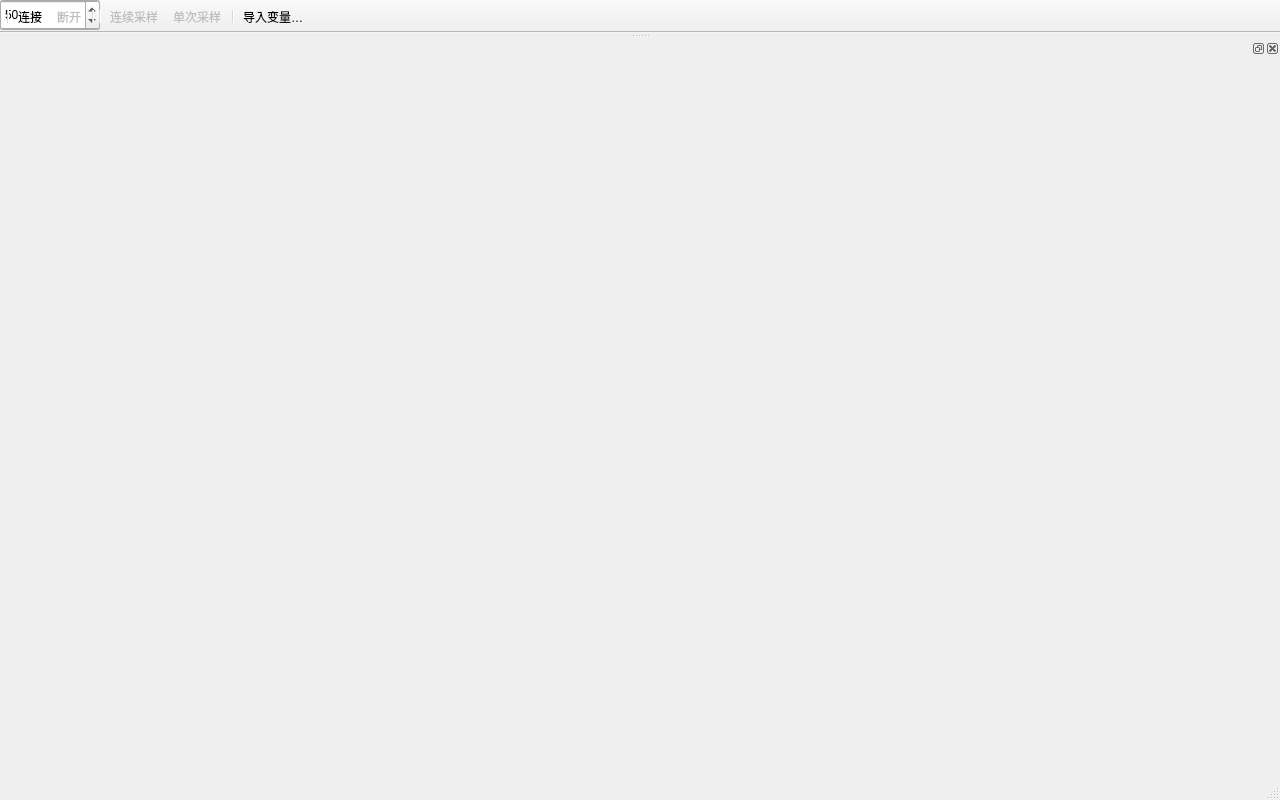
<?xml version="1.0" encoding="UTF-8"?>
<ui version="4.0">
 <class>MainWindow</class>
 <widget class="QMainWindow" name="MainWindow">
  <property name="geometry">
   <rect>
    <x>0</x>
    <y>0</y>
    <width>1280</width>
    <height>800</height>
   </rect>
  </property>
  <property name="windowTitle">
   <string>GS32Scope</string>
  </property>
  <widget class="QWidget" name="centralwidget">
   <property name="maximumSize">
    <size>
     <width>0</width>
     <height>0</height>
    </size>
   </property>
  </widget>
  <widget class="MonitorDock" name="monDock">
   <property name="minimumSize">
    <size>
     <width>300</width>
     <height>58</height>
    </size>
   </property>
   <attribute name="dockWidgetArea">
    <number>8</number>
   </attribute>
  </widget>
  <widget class="QToolBar" name="mainToolBar">
   <property name="movable">
    <bool>false</bool>
   </property>
   <attribute name="toolBarArea">
    <enum>TopToolBarArea</enum>
   </attribute>
   <attribute name="toolBarBreak">
    <bool>false</bool>
   </attribute>
   <widget class="QLabel" name="labelBackend">
    <property name="text">
     <string> 通讯接口: </string>
    </property>
   </widget>
   <widget class="ComboBox" name="backendBox">
    <property name="minimumSize">
     <size>
      <width>100</width>
      <height>30</height>
     </size>
    </property>
   </widget>
   <widget class="QLabel" name="labelTarget">
    <property name="text">
     <string>  目标: </string>
    </property>
   </widget>
   <widget class="ComboBox" name="deviceBox">
    <property name="minimumSize">
     <size>
      <width>100</width>
      <height>30</height>
     </size>
    </property>
    <item>
     <property name="text">
      <string>RV32</string>
     </property>
    </item>
   </widget>
   <addaction name="separator"/>
   <addaction name="actConn"/>
   <addaction name="actDisc"/>
   <addaction name="separator"/>
   <widget class="QLabel" name="labelTck">
    <property name="text">
     <string> 波特率: </string>
    </property>
   </widget>
   <widget class="ComboBox" name="tckBox">
    <property name="minimumSize">
     <size>
      <width>100</width>
      <height>30</height>
     </size>
    </property>
    <property name="currentIndex">
     <number>4</number>
    </property>
    <item>
     <property name="text">
      <string>9600</string>
     </property>
    </item>
    <item>
     <property name="text">
      <string>19200</string>
     </property>
    </item>
    <item>
     <property name="text">
      <string>38400</string>
     </property>
    </item>
    <item>
     <property name="text">
      <string>57600</string>
     </property>
    </item>
    <item>
     <property name="text">
      <string>115200</string>
     </property>
    </item>
    <item>
     <property name="text">
      <string>230400</string>
     </property>
    </item>
    <item>
     <property name="text">
      <string>460800</string>
     </property>
    </item>
    <item>
     <property name="text">
      <string>921600</string>
     </property>
    </item>
   </widget>
   <addaction name="separator"/>
   <widget class="QLabel" name="labelInterval">
    <property name="text">
     <string> 采样率(Hz): </string>
    </property>
   </widget>
   <widget class="SpinBox" name="intervalSpin">
    <property name="minimum">
     <number>1</number>
    </property>
    <property name="maximum">
     <number>10000</number>
    </property>
    <property name="singleStep">
     <number>10</number>
    </property>
    <property name="value">
     <number>50</number>
    </property>
   </widget>
   <addaction name="actStart"/>
   <addaction name="actSingle"/>
   <addaction name="separator"/>
   <addaction name="actVar"/>
  </widget>
  <widget class="QStatusBar" name="statusBar">
   <widget class="QLabel" name="statusConn">
    <property name="text">
     <string/>
    </property>
   </widget>
   <widget class="QLabel" name="statusRate">
    <property name="text">
     <string/>
    </property>
   </widget>
  </widget>
  <action name="actConn">
   <property name="text">
    <string>连接</string>
   </property>
  </action>
  <action name="actDisc">
   <property name="enabled">
    <bool>false</bool>
   </property>
   <property name="text">
    <string>断开</string>
   </property>
  </action>
  <action name="actStart">
   <property name="enabled">
    <bool>false</bool>
   </property>
   <property name="text">
    <string>连续采样</string>
   </property>
  </action>
  <action name="actSingle">
   <property name="enabled">
    <bool>false</bool>
   </property>
   <property name="text">
    <string>单次采样</string>
   </property>
  </action>
  <action name="actVar">
   <property name="text">
    <string>导入变量…</string>
   </property>
  </action>
 </widget>
 <customwidgets>
  <customwidget>
   <class>MonitorDock</class>
   <extends>QDockWidget</extends>
   <header>gui/monitor_dock.h</header>
   <container>1</container>
  </customwidget>
  <customwidget>
   <class>ComboBox</class>
   <extends>QComboBox</extends>
   <header>gui/combo_box.h</header>
  </customwidget>
  <customwidget>
   <class>SpinBox</class>
   <extends>QSpinBox</extends>
   <header>gui/spin_box.h</header>
  </customwidget>
 </customwidgets>
 <resources/>
 <connections/>
</ui>
